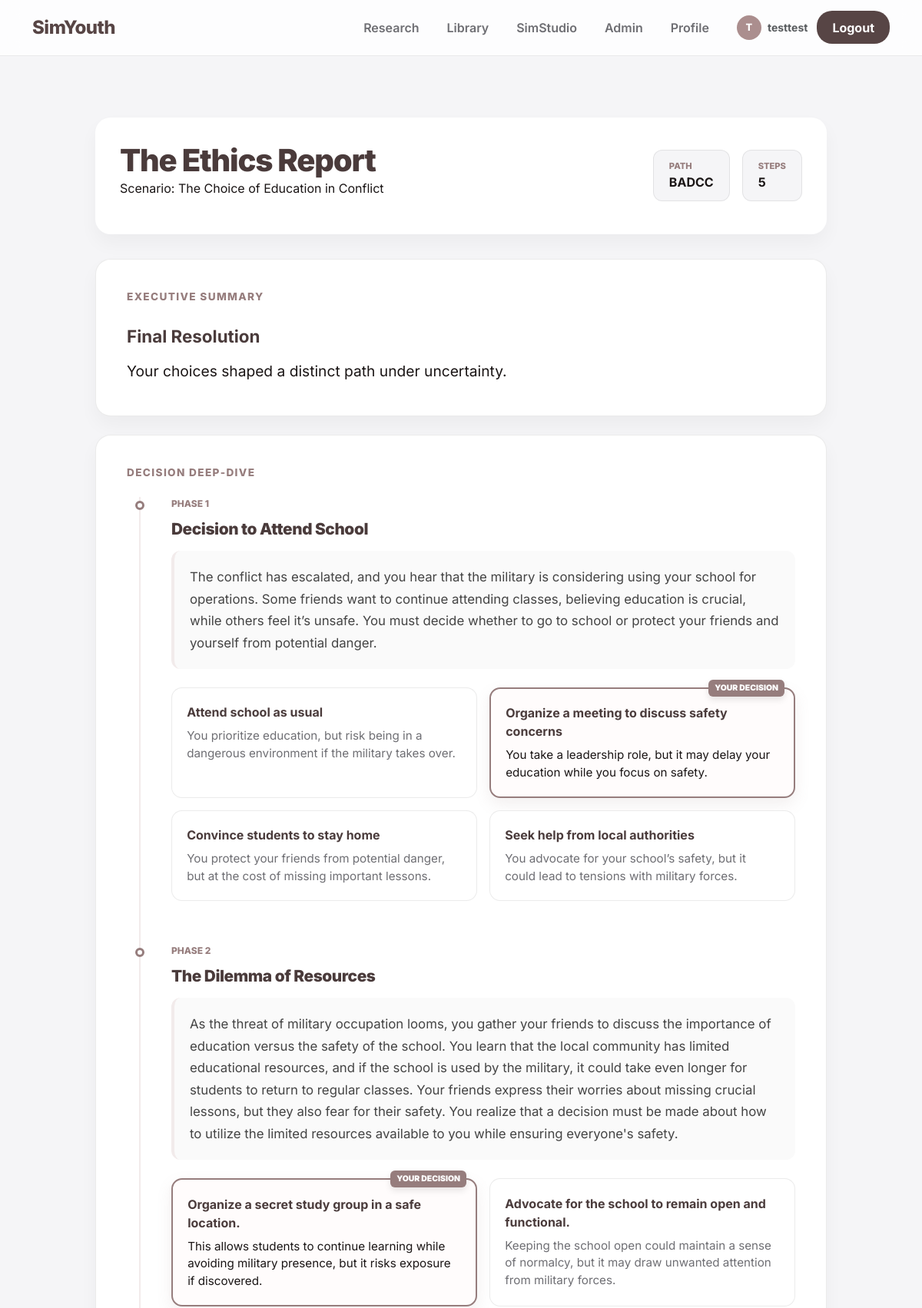
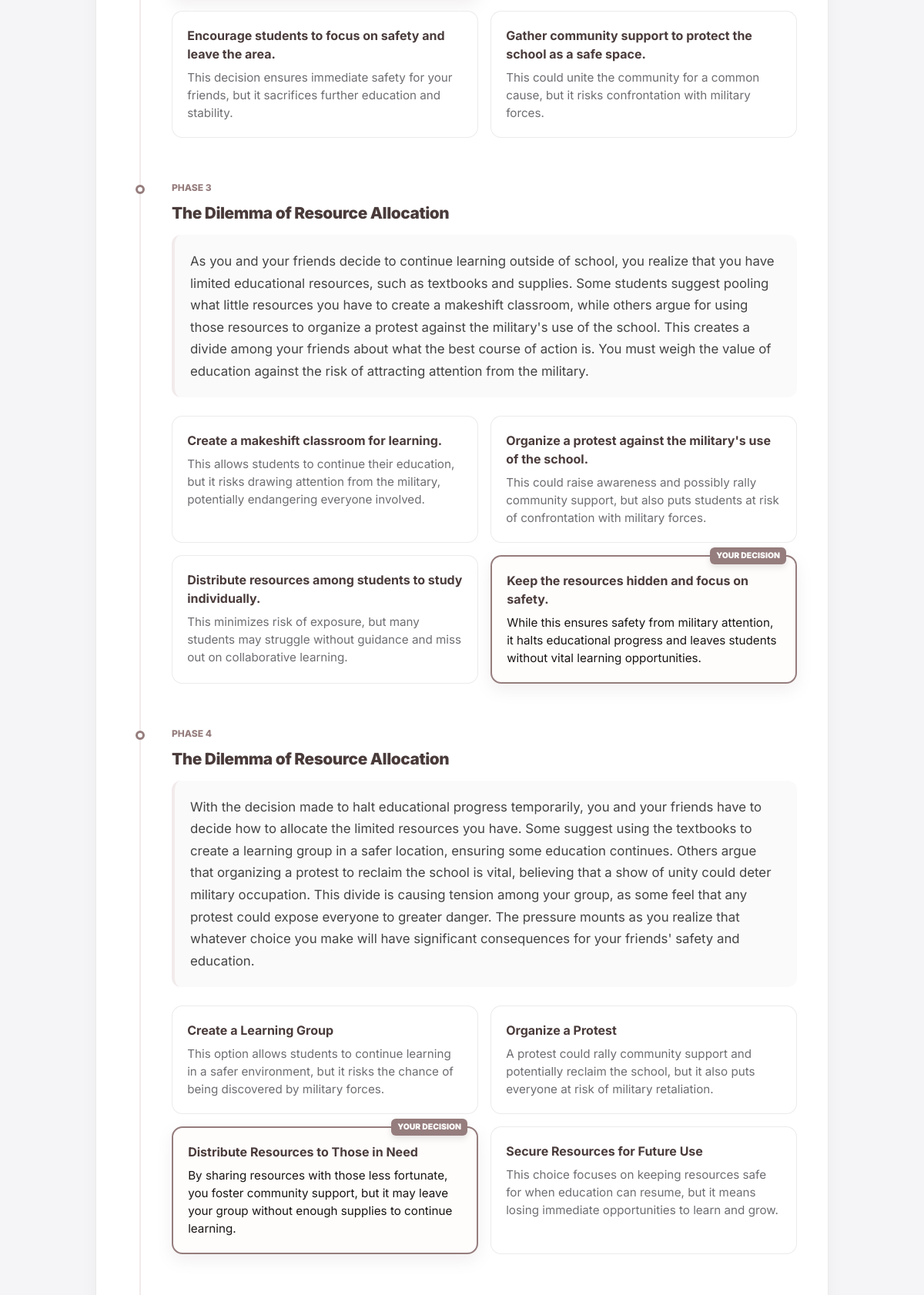
/run/152/result (signed in, upper part), run on the app's committed database (2 pictures, top to bottom).
### tables this page shows
CREATE TABLE Runs(
        id INTEGER PRIMARY KEY AUTOINCREMENT,
        username TEXT NOT NULL,
        run_type TEXT NOT NULL,   -- 'static' or 'gpt'
        sid TEXT,                 -- 'A'/'B'/'C'/'D' for static; 'G' for GPT
        title TEXT,
        total_steps INTEGER,
        started_at TEXT,
        finished_at TEXT,
        prefs_json TEXT, gpt_resolution_json TEXT, gpt_resolution_updated_at TEXT, scenario_key TEXT, research_group TEXT, group_label TEXT,
        FOREIGN KEY(username) REFERENCES Users(username)
    );

CREATE TABLE RunDecisions(
        id INTEGER PRIMARY KEY AUTOINCREMENT,
        run_id INTEGER NOT NULL,
        step_index INTEGER NOT NULL,
        option_value TEXT,
        option_label TEXT,
        option_consequence TEXT,
        created_at TEXT DEFAULT CURRENT_TIMESTAMP,
        FOREIGN KEY(run_id) REFERENCES Runs(id)
    );

### app.py (the view, shortened to what this page needs)
@app.get("/run/<int:run_id>/result")
@login_required
def run_result(run_id: int):
    username = session.get("username")
    conn = get_db()
    cur = conn.cursor()
    cur.execute(
        """
        SELECT id, username, run_type, sid, title, started_at, finished_at
        FROM Runs
        WHERE id=?
        """,
        (run_id,)
    )
    run = cur.fetchone()
    conn.close()
    if not run or run["username"] != username:
        if request.args.get("partial") == "1":
            return jsonify({"html": "<div class='empty-state'><p>Run not found.</p></div>"}), 404
        flash("Run not found.", "warning")
        return redirect(url_for("profile"))
    if not run["finished_at"]:
        if request.args.get("partial") == "1":
            return jsonify({"html": "<div class='empty-state'><p>This mission is not finished yet.</p></div>"}), 400
        flash("This mission is not finished yet.", "warning")
        return redirect(url_for("profile"))
    seq = _get_library_sequence(run_id)
    steps = seq.get("steps", []) or []
    if not steps:
        if request.args.get("partial") == "1":
            return jsonify({"html": "<div class='empty-state'><p>Scenario is missing steps.</p></div>"}), 500
        flash("Scenario is missing steps.", "danger")
        return redirect(url_for("profile"))
    total = len(steps)
    conn = get_db()
    cur = conn.cursor()
    cur.execute("PRAGMA table_info(RunDecisions)")
    cols = {row[1] for row in cur.fetchall()}
    if "option_value" in cols:
        value_col = "option_value"
    elif "opt_value" in cols:
        value_col = "opt_value"
    cur.execute(
        f"""
        SELECT d.step_index, d.{value_col} AS choice_value
        FROM RunDecisions d
        JOIN (
            SELECT step_index, MAX(id) AS max_id
            FROM RunDecisions
            WHERE run_id=?
            GROUP BY step_index
        ) last
          ON last.step_index = d.step_index AND last.max_id = d.id
        WHERE d.run_id=?
        ORDER BY d.step_index ASC
        """,
        (run_id, run_id)
    )
    rows = cur.fetchall()
    conn.close()
    progress = [""] * total
    for r in rows:
        try:
            si = int(r["step_index"])
        except Exception:
            continue
        if 1 <= si <= total:
            progress[si - 1] = (r["choice_value"] or "").strip()
    if not all(progress):
        if request.args.get("partial") == "1":
            return jsonify({
                               "html": "<div class='empty-state'><p>This mission is incomplete or missing saved decisions.</p></div>"}), 400
        flash("This mission is incomplete or missing saved decisions.", "warning")
        return redirect(url_for("profile"))
    letters = [c[0].upper() for c in progress if c]
    path_letters = "".join(letters)
    dominant_letter = Counter(letters).most_common(1)[0][0] if letters else "A"
    resolutions = seq.get("resolutions", {}) or {}
    exec_summary = resolutions.get(dominant_letter) or resolutions.get("A") or {
        "title": "The Ethical Journey",
        "resolution": "Your choices shaped a distinct path under uncertainty."
    }
    decisions_view = []
    prev_choice = None
    for idx, choice in enumerate(progress, start=1):
        raw = steps[idx - 1]
        st = _resolve_step_view(raw, prev_choice)
        chosen_opt = next(
            (o for o in (st.get("options") or []) if o.get("value") == choice),
            None
        ) or {
                         "label": "Unknown Choice",
                         "consequence": "No data recorded.",
                         "story_line": ""
                     }
        decisions_view.append({
            "step_id": idx,
            "step_title": st.get("title", f"Phase {idx}"),
            "situation_text": st.get("situation", "") or "",
            "question_text": st.get("question", "") or "",
            "chosen_value": choice,
            "chosen_label": chosen_opt.get("label", "") or "",
            "label": chosen_opt.get("label", "") or "",
            "consequence": chosen_opt.get("consequence", "") or "",
            "story_line": chosen_opt.get("story_line", "") or "",
            "all_options": st.get("options", []) or []
        })
        prev_choice = choice
    gpt_report = None
    cached = _get_run_resolution(run_id)
    if cached:
        gpt_report = safe_json_loads(cached, cached)
    ending_text = None
    if isinstance(gpt_report, dict):
        ending_text = gpt_report.get("final_resolution")
    if not ending_text:
        ending_text = exec_summary.get("resolution", "")
    ctx = dict(
        scenario_title=seq.get("title", run["title"] or "The Ethics Report"),
        path_letters=path_letters,
        decisions=decisions_view,
        ending=ending_text,
        gpt_report=gpt_report,
        run_id=run_id
    )
    if request.args.get("partial") == "1":
        html = render_template("_result_inline.html", **ctx)
        return jsonify({"html": html})
    return render_template("scenario_result.html", **ctx)

### app.py (called while the page is built, shortened)
@app.context_processor
def inject_safe_url():
    def safe_url(endpoint, **values):
        try:
            return url_for(endpoint, **values)
        except Exception:
            return None
    return dict(safe_url=safe_url)

def get_db():
    conn = sqlite3.connect(DB_PATH)
    conn.row_factory = sqlite3.Row
    return conn

def _resolve_by_prev(field, prev_choice):
    if isinstance(field, str):
        return field

def _resolve_options(options_field, prev_choice):
    if isinstance(options_field, list):
        return options_field

def _resolve_step_view(step_raw, prev_choice):
    if not isinstance(step_raw, dict):
        return {}
    return {
        **step_raw,
        "title": _resolve_by_prev(step_raw.get("title"), prev_choice),
        "situation": _resolve_by_prev(step_raw.get("situation"), prev_choice),
        "question": _resolve_by_prev(step_raw.get("question"), prev_choice),
        "options": _resolve_options(step_raw.get("options"), prev_choice),
    }

def login_required(view_func):
    @wraps(view_func)
    def wrapper(*args, **kwargs):
        if not session.get("username"):
            flash("Please log in to access this page.", "warning")
            return redirect(url_for("login"))
        return view_func(*args, **kwargs)
    return wrapper

def _get_run_resolution(run_id: Optional[int]) -> Optional[str]:
    if not run_id:
        return None
    conn = get_db()
    cur = conn.cursor()
    cur.execute("SELECT gpt_resolution_json FROM Runs WHERE id=?", (run_id,))
    row = cur.fetchone()
    conn.close()
    return row["gpt_resolution_json"] if row and row["gpt_resolution_json"] else None

def _get_library_sequence(run_id: int):
    try:
        rid = int(run_id)
    except Exception:
        return None
    db = get_db()
    cur = db.cursor()
    cur.execute("SELECT sequence_json FROM RunSequences WHERE run_id = ?", (rid,))
    row = cur.fetchone()
    db.close()
    if not row:
        return None
    try:
        return json.loads(row["sequence_json"])
    except Exception:
        return None

### templates/scenario_result.html (shortened to what this page needs)
{% extends "base.html" %}
{% block content %}
<div class="page">
  <header class="res-header">
    <div class="res-title">
      <h1>The Ethics Report</h1>
      <p>Scenario: {{ scenario_title }}</p>
    </div>
    <div class="stats-group">
      <div class="stat-pill"><span>Path</span><strong>{{ path_letters }}</strong></div>
      <div class="stat-pill"><span>Steps</span><strong>{{ decisions|length }}</strong></div>
    </div>
  </header>
  <div class="res-card">
    <h3>Executive Summary</h3>
    <div class="outcome-large">
      <strong>Final Resolution</strong>
      {{ ending }}
    </div>
  </div>
  <div class="res-card">
    <h3>Decision Deep-Dive</h3>
    <div class="detailed-timeline">
      {% for d in decisions %}
      <div class="step-node">
        <span class="step-meta">Phase {{ loop.index }}</span>
        <div class="step-issue">{{ d.step_title or d.title }}</div>
        <div class="step-context">
          {{ d.situation_text or d.situation }}
        </div>
        <div class="options-comparison">
          {% if d.all_options %}
            {% for opt in d.all_options %}
            <div class="opt-box {% if d.chosen_label == opt.label %}selected{% endif %}">
              <strong>{{ opt.label }}</strong>
              <p class="m-0">{{ opt.consequence }}</p>
            </div>
            {% endfor %}
          {% else %}
            <div class="opt-box selected">
              <strong>{{ d.label }}</strong>
              <p class="m-0">{{ d.consequence }}</p>
            </div>
          {% endif %}
        </div>
      </div>
      {% endfor %}
    </div>
  </div>
</div>
{% endblock %}

### templates/base.html (shortened to what this page needs)
<!doctype html>
<html lang="en">
<head>
  <link href="https://cdn.jsdelivr.net/npm/bootstrap@5.3.3/dist/css/bootstrap.min.css" rel="stylesheet">
</head>
<body>
<nav class="navbar navbar-expand-lg">
  <div class="container">
    <a class="navbar-brand brand" href="{{ url_for('index') }}">SimYouth</a>
    <div class="collapse navbar-collapse" id="mainNav">
      <ul class="navbar-nav ms-auto align-items-lg-center gap-1">
        {% set profile_url = safe_url('profile') %}
        {% set research_url = safe_url('research_gate') %}
        {% set gpt_url = safe_url('gpt_scenario_prefs') %}
        {% if research_url %}
        <li class="nav-item">
          <a class="nav-link {% if request.endpoint == 'research_gate' %}active{% endif %}"
             href="{{ research_url }}">Research</a>
        </li>
        {% endif %}
                <li class="nav-item">
          <a class="nav-link {% if request.endpoint == 'library' %}active{% endif %}"
             href="{{ url_for('library') }}">Library</a>
        </li>
        {% if gpt_url %}
        <li class="nav-item">
          <a class="nav-link {% if request.endpoint in ['gpt_scenario_prefs','gpt_scenario_step','gpt_scenario_result'] %}active{% endif %}"
             href="{{ gpt_url }}">SimStudio</a>
        </li>
        {% endif %}
                {% if session.get('username') == 'testtest' or session.get('username') == 'scotttest'  %}
          <li class="nav-item">
            <a class="nav-link {% if request.endpoint == 'admin_research' %}active{% endif %}"
               href="{{ url_for('admin_research') }}">Admin</a>
          </li>
    {% endif %}
        {% if session.get('username') %}
          {% if profile_url %}
          <li class="nav-item">
            <a class="nav-link {% if request.endpoint == 'profile' %}active{% endif %}"
               href="{{ profile_url }}">Profile</a>
          </li>
          {% endif %}
          <li class="nav-item ms-lg-3 me-2 d-none d-lg-block">
            <div class="d-flex align-items-center">
              <div style="width:32px;height:32px;background:var(--brand-light);border-radius:50%;display:flex;align-items:center;justify-content:center;color:#fff;font-weight:800;font-size:.8rem;margin-right:8px;">
                {{ session['username'][0].upper() }}
              </div>
              <span class="text-muted small fw-bold">{{ session['username'] }}</span>
            </div>
          </li>
          <li class="nav-item">
            <a class="btn btn-auth" href="{{ url_for('logout') }}">Logout</a>
          </li>
        {% else %}
          <li class="nav-item">
            <a class="btn btn-auth" href="{{ url_for('login') }}">Login</a>
          </li>
        {% endif %}
      </ul>
    </div>
  </div>
</nav>
<main class="container">
  {% block content %}{% endblock %}
</main>
</body>
</html>

### templates/base.html (style rules this page uses)
:root { --ink:#1e293b; --muted:#64748b; --line:rgba(0,0,0,.08); --bg:#f8fafc; --brand:#574545; --brand-light:#ab8e8e; --glass:rgba(255,255,255,.8); --radius:12px; }
body { font-family:'Inter',sans-serif; background:var(--bg); color:var(--ink); min-height:100vh; -webkit-font-smoothing:antialiased; }
.navbar { background:var(--glass)!important; backdrop-filter:blur(12px); -webkit-backdrop-filter:blur(12px); border-bottom:1px solid var(--line); padding:.8rem 0; position:sticky; top:0; z-index:1050; }
.brand { font-weight:800; font-size:1.5rem; letter-spacing:-.5px; color:var(--brand)!important; }
.nav-link { font-weight:600; color:var(--muted)!important; padding:.5rem 1rem!important; border-radius:var(--radius); transition:all .2s ease; }
.btn-auth { background:var(--brand); color:#fff!important; border:none; border-radius:var(--radius); padding:.6rem 1.25rem; font-weight:700; transition:all .25s ease; }
main { padding-top:2rem; animation:fadeIn .5s ease-out; }

### templates/scenario_result.html (style rules this page uses)
:root { --ink: #1a1515; --muted: #6e6e73; --primary: #4a3b3b; --secondary: #967d7d; --accent: #f2ebeb; --bg: #f5f5f7; --surface: #ffffff; --edge: rgba(0, 0, 0, 0.08); --shadow: 0 12px 24px rgba(0, 0, 0, 0.04); --radius: 20px; }
body { background-color: var(--bg); font-family: 'Inter', -apple-system, sans-serif; color: var(--ink); }
.page { max-width: 1000px; margin: 0 auto; padding: 3rem 1.5rem; }
.res-header { display: flex; justify-content: space-between; align-items: center; margin-bottom: 2rem; background: white; padding: 2rem; border-radius: var(--radius); box-shadow: var(--shadow); }
.res-title h1 { font-weight: 850; letter-spacing: -0.03em; color: var(--primary); margin: 0; }
.stats-group { display: flex; gap: 1rem; }
.stat-pill { background: var(--bg); border: 1px solid var(--edge); padding: 0.75rem 1.25rem; border-radius: 12px; }
.stat-pill span { display: block; font-size: 0.7rem; text-transform: uppercase; font-weight: 800; color: var(--secondary); }
.res-card { background: white; border-radius: var(--radius); padding: 2.5rem; box-shadow: var(--shadow); border: 1px solid var(--edge); margin-bottom: 1.5rem; }
.res-card h3 { font-size: 0.85rem; text-transform: uppercase; letter-spacing: 0.1em; font-weight: 800; color: var(--secondary); margin-bottom: 1.5rem; }
.outcome-large { font-size: 1.2rem; line-height: 1.8; color: var(--ink); }
.outcome-large strong { color: var(--primary); font-size: 1.4rem; display: block; margin-bottom: 0.5rem; }
.detailed-timeline { position: relative; padding-left: 2.5rem; border-left: 2px solid var(--accent); margin-left: 1rem; }
.step-node { position: relative; margin-bottom: 3.5rem; }
.step-node::before { content: ''; position: absolute; left: calc(-2.5rem - 7px); top: 5px; width: 12px; height: 12px; background: white; border: 3px solid var(--secondary); border-radius: 50%; z-index: 2; }
.step-meta { font-size: 0.75rem; font-weight: 800; color: var(--secondary); text-transform: uppercase; margin-bottom: 0.5rem; display: block; }
.step-issue { font-size: 1.3rem; font-weight: 850; color: var(--primary); margin-bottom: 0.8rem; letter-spacing: -0.02em; }
.step-context { color: #444; font-size: 1.05rem; margin-bottom: 1.5rem; line-height: 1.7; background: #fafafa; padding: 1.25rem; border-radius: 12px; border-left: 4px solid var(--accent); }
.options-comparison { display: grid; grid-template-columns: repeat(auto-fit, minmax(280px, 1fr)); gap: 1rem; }
.opt-box { padding: 1.2rem; border-radius: 14px; border: 1px solid var(--edge); font-size: 0.95rem; color: var(--muted); background: #fff; position: relative; transition: all 0.2s; }
.opt-box.selected { border: 2px solid var(--secondary); color: var(--ink); background: #fffcfc; box-shadow: 0 8px 20px rgba(150, 125, 125, 0.12); }
.opt-box.selected::after { content: 'YOUR DECISION'; position: absolute; top: -12px; right: 12px; background: var(--secondary); color: white; font-size: 0.65rem; font-weight: 900; padding: 3px 8px; border-radius: 6px; box-shadow: 0 4px 8px rgba(0,0,0,0.1); }
.opt-box strong { display: block; color: var(--primary); margin-bottom: 0.5rem; font-size: 1rem; }

### data on the page
Runs: username "testtest", title "The Choice of Education in Conflict"
RunDecisions: label "Organize a meeting to discuss safety concerns", consequence "You take a leadership role, but it may delay your education while you focus on safety."
RunDecisions: label "Organize a secret study group in a safe location.", consequence "This allows students to continue learning while avoiding military presence, but it risks exposure if discovered."
RunDecisions: label "Keep the resources hidden and focus on safety.", consequence "While this ensures safety from military attention, it halts educational progress and leaves students without vital learning opportunities."
RunDecisions: label "Distribute Resources to Those in Need", consequence "By sharing resources with those less fortunate, you foster community support, but it may leave your group without enough supplies to continue learning."

### other printed values
{{ session['username'][0].upper() }} "T"
{{ path_letters }} "BADCC"
{{ decisions|length }} "5"
{{ ending }} "Your choices shaped a distinct path under uncertainty."
{{ d.step_title or d.title }} "Decision to Attend School" "The Dilemma of Resources" "The Dilemma of Resource Allocation" "The Dilemma of Resource Allocation"
{{ opt.label }} "Attend school as usual" "Convince students to stay home" "Seek help from local authorities" "Advocate for the school to remain open and functional." "Encourage students to focus on safety and leave the area." "Gather community support to protect the school as a safe space." "Create a makeshift classroom for learning." "Organize a protest against the military's use of the school." "Distribute resources among students to study individually." "Create a Learning Group" "Organize a Protest" "Secure Resources for Future Use"
{{ opt.consequence }} "You prioritize education, but risk being in a dangerous environment if the military takes over." "You protect your friends from potential danger, but at the cost of missing important lessons." "You advocate for your school’s safety, but it could lead to tensions with military forces." "Keeping the school open could maintain a sense of normalcy, but it may draw unwanted attention from military forces." "This decision ensures immediate safety for your friends, but it sacrifices further education and stability." "This could unite the community for a common cause, but it risks confrontation with military forces." "This allows students to continue their education, but it risks drawing attention from the military, potentially endangering everyone involved." "This could raise awareness and possibly rally community support, but also puts students at risk of confrontation with military forces." "This minimizes risk of exposure, but many students may struggle without guidance and miss out on collaborative learning." "This option allows students to continue learning in a safer environment, but it risks the chance of being discovered by military forces." "A protest could rally community support and potentially reclaim the school, but it also puts everyone at risk of military retaliation." "This choice focuses on keeping resources safe for when education can resume, but it means losing immediate opportunities to learn and grow."
